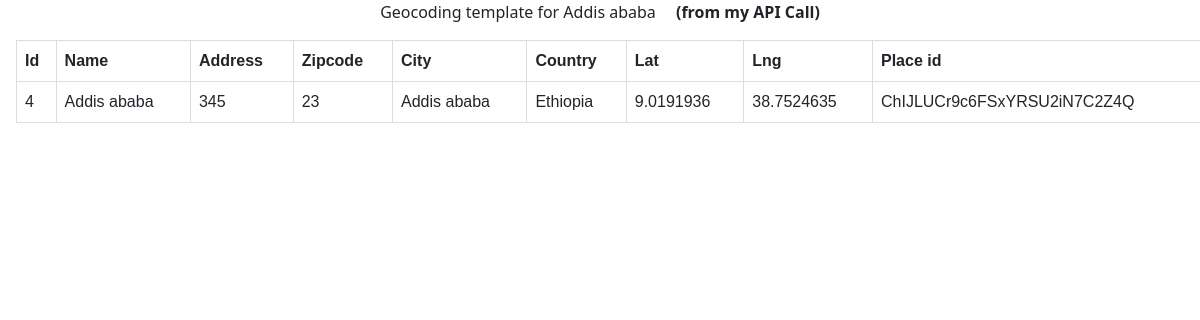
/geododing/4, run on the app's committed database.
### SITEAPP/models.py (models this page shows, shortened)
class Location(models.Model):
    name = models.CharField(max_length = 500)
    zipcode = models.CharField(max_length=200, blank=True, null=True)
    city = models.CharField(max_length=200, blank=True, null=True)
    country = models.CharField(max_length = 200, blank=True, null=True)
    address = models.CharField(max_length = 200, blank=True, null=True)
    created_at = models.DateTimeField(auto_now_add=True, blank=True, null=True)
    edited_at = models.DateTimeField(auto_now=True)
    lat = models.CharField(max_length=200, blank=True, null=True)
    lng = models.CharField(max_length=200, blank=True, null=True)
    place_id = models.CharField(max_length = 200, blank=True, null=True)

### SITEAPP/views.py (the view, shortened to what this page needs)
# urls.py: path("geododing/<int:pk>", views.GeocodingView.as_view(), name= "geocoding"),
class GeocodingView(View):
    template_name = "geocoding.html"
    def get(self, request, pk):
        location = Location.objects.get(pk=pk)
        if location.lng and location.lat and location.place_id != None:
            lat = location.lat
            lng = location.lng
            place_id = location.place_id
            label = "from my API Call"
        else:
            result = ""
            lat = ""
            lng = ""
            place_id = ""
            label = "No call Made"
        context = {"location": location,
                   'lat': lat,
                   'lng': lng,
                   'place_id': place_id,
                   'label': label
                   }
        return render(request, self.template_name, context=context)

### SITEAPP/templates/geocoding.html
{% extends 'base.html' %}
{% block content %}
<div class="pageholder">
    <div class="titleholder">
        <center><div class="title">Geocoding template for {{location.name}} &ensp;&ensp;<strong>({{label}})</strong></div></center>
    </div>
<div class="linkholder">
    <table id="ourtables3" class="myTable m-3"  class="table">
        <thead class="thead-dark">
            <tr>
                <th>Id</th>
                <th>Name</th>
                <th>Address</th>
                <th>Zipcode</th>
                <th>City</th>
                <th>Country</th>
                <th>Lat</th>
                <th>Lng</th>
                <th>Place id</th>
            </tr>
        </thead>
        <tbody>
            <tr>
                <td>{{location.id}}</td>
                <td>{{location.name}}</td>
                <td>{{location.address}}</td>
                <td>{{location.zipcode}}</td>
                <td>{{location.city}}</td>
                <td>{{location.country}}</td>
                <td>{{lat}}</td>
                <td>{{lng}}</td>
                <td>{{place_id}}</td>
            </tr>
        </tbody>
    </table>
</div>
</div>
{% endblock content %}

### SITEAPP/templates/base.html (style rules this page uses)
table { font-family: arial, sans-serif; border-collapse: collapse; width: 100%; }
td, th { border: 1px solid #dddddd; text-align: left; padding: 8px; }
body { background:white; }

### data on the page
Location: name "Addis ababa", id "4", address "345", zipcode "23", city "Addis ababa", country "Ethiopia", lat "9.0191936", lng "38.7524635", place "ChIJLUCr9c6FSxYRSU2iN7C2Z4Q"

### other printed values
{{ label }} "from my API Call"
